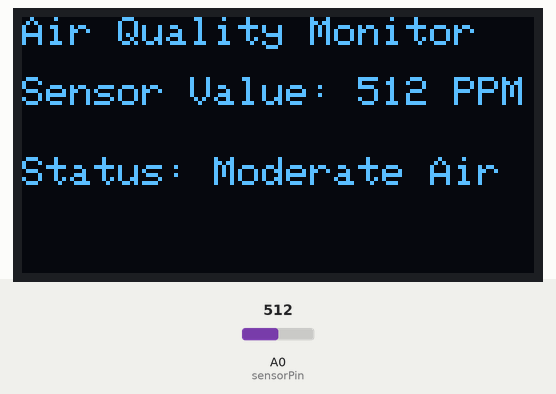
Simulated run of this sketch. Board: Arduino Uno, built with avr-gcc and run on an emulated ATmega328P. Parts: 128×64 one-colour display. The test bench sets the inputs (shaded band); at power-on: A0 (sensorPin) = 512. What the sketch prints to the serial monitor is not drawn.

Above: at 1.3 s.
1.4 s: A0 (sensorPin) set to 610
At 2.1 s:
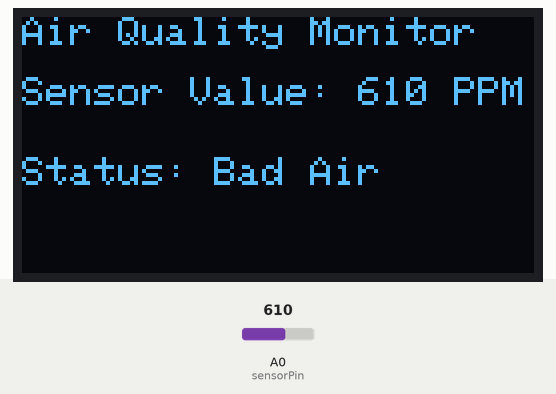
3.1 s: A0 (sensorPin) set to 586
At 4.4 s:
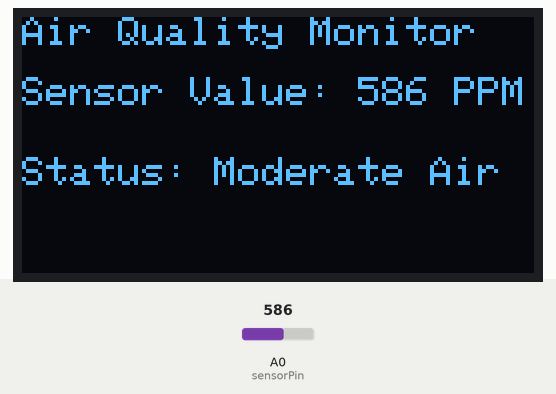
4.7 s: A0 (sensorPin) set to 315
At 5.8 s:
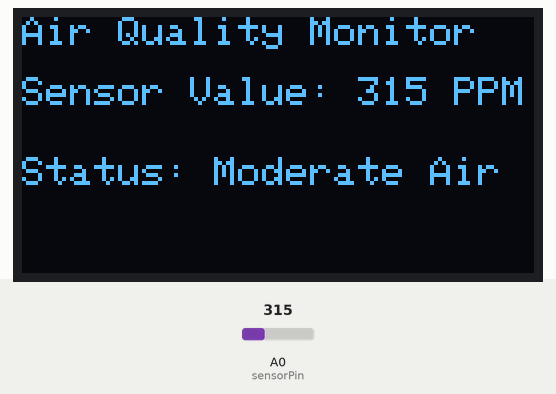
6.3 s: A0 (sensorPin) set to 284
At 7.1 s:
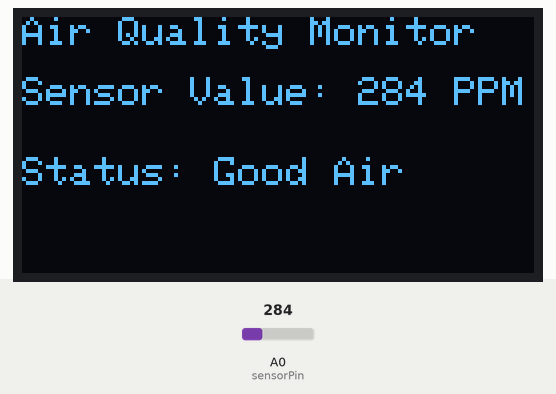
Timing chart, 0 to 8.9 s (numbered marks = the images above; inputs shaded):
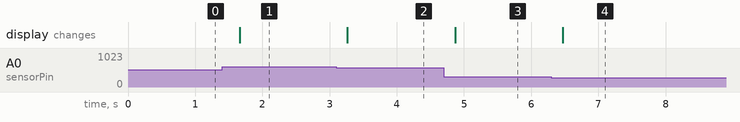

The sketch:

MQ135_sensor_with_Display.ino
```cpp
#include <SPI.h>
#include <Wire.h>
#include <Adafruit_GFX.h>
#include <Adafruit_SH110X.h>

#define i2c_Address 0x3c // initialize with the I2C addr 0x3C for eBay OLEDs
#define SCREEN_WIDTH 128  // OLED display width, in pixels
#define SCREEN_HEIGHT 64  // OLED display height, in pixels
#define OLED_RESET -1     // QT-PY / XIAO

Adafruit_SH1106G display(SCREEN_WIDTH, SCREEN_HEIGHT, &Wire, OLED_RESET);

int sensorPin = A0;
int sensorData;

void setup() {
  Serial.begin(9600);
  pinMode(sensorPin, INPUT);

  // Initialize OLED display
  if (!display.begin(i2c_Address, true)) {
    Serial.println(F("SSD1306 allocation failed"));
    for (;;);
  }

  display.clearDisplay();
  display.setTextSize(1);
  display.setTextColor(SH110X_WHITE);
}

void loop() {
  // Read MQ-135 sensor data
  sensorData = analogRead(sensorPin);

  // Determine air quality level
  String airQuality;
  if (sensorData < 300) {
    airQuality = "Good Air";
  } else if (sensorData < 600) {
    airQuality = "Moderate Air";
  } else {
    airQuality = "Bad Air";
  }

  // Print sensor data to Serial Monitor
  Serial.print("Air Quality: ");
  Serial.print(sensorData);
  Serial.print(" PPM - ");
  Serial.println(airQuality);

  // Display data on OLED
  display.clearDisplay();
  display.setCursor(0, 0);
  display.println("Air Quality Monitor");
  display.setCursor(0, 15);
  display.print("Sensor Value: ");
  display.print(sensorData);
  display.println(" PPM");
  display.setCursor(0, 35);
  display.print("Status: ");
  display.println(airQuality);
  display.display();

  delay(500);
}
```

Measured:
- the behaviour switches between 600 and 599 on A0 (sensorPin) (found by bisection; images 1 and 2)
- the behaviour switches between 300 and 299 on A0 (sensorPin) (found by bisection; images 3 and 4)
- after the input at 1.4 s, the display: changes after 0.27 s (image 1)
- after the input at 3.1 s, the display: changes after 0.17 s (image 2)
- after the input at 4.7 s, the display: changes after 0.17 s (image 3)
- after the input at 6.3 s, the display: changes after 0.17 s (image 4)
